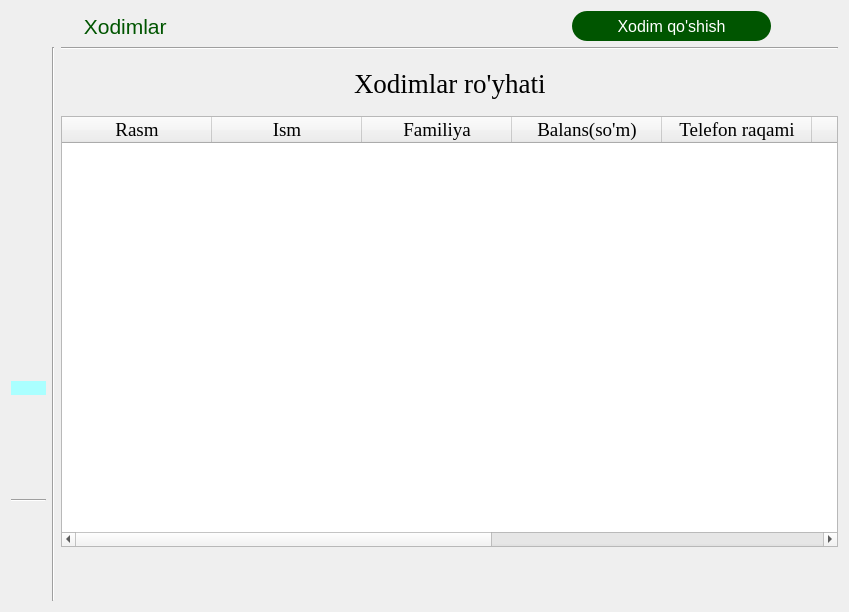
<?xml version="1.0" encoding="UTF-8"?>
<ui version="4.0">
 <class>Form</class>
 <widget class="QWidget" name="Form">
  <property name="geometry">
   <rect>
    <x>0</x>
    <y>0</y>
    <width>849</width>
    <height>612</height>
   </rect>
  </property>
  <property name="font">
   <font>
    <family>Times New Roman</family>
   </font>
  </property>
  <property name="windowTitle">
   <string>Xodimlar</string>
  </property>
  <layout class="QVBoxLayout" name="verticalLayout_3">
   <item>
    <layout class="QHBoxLayout" name="horizontalLayout_2" stretch="1,1,6,3,1">
     <item>
      <spacer name="horizontalSpacer">
       <property name="orientation">
        <enum>Qt::Horizontal</enum>
       </property>
       <property name="sizeHint" stdset="0">
        <size>
         <width>40</width>
         <height>20</height>
        </size>
       </property>
      </spacer>
     </item>
     <item>
      <widget class="QLabel" name="label">
       <property name="minimumSize">
        <size>
         <width>0</width>
         <height>30</height>
        </size>
       </property>
       <property name="font">
        <font>
         <family>MS Shell Dlg 2</family>
         <pointsize>16</pointsize>
        </font>
       </property>
       <property name="styleSheet">
        <string notr="true">color: rgb(0, 85, 0);</string>
       </property>
       <property name="text">
        <string> Xodimlar</string>
       </property>
      </widget>
     </item>
     <item>
      <spacer name="horizontalSpacer_3">
       <property name="orientation">
        <enum>Qt::Horizontal</enum>
       </property>
       <property name="sizeHint" stdset="0">
        <size>
         <width>40</width>
         <height>20</height>
        </size>
       </property>
      </spacer>
     </item>
     <item>
      <widget class="QPushButton" name="pushButton_2">
       <property name="minimumSize">
        <size>
         <width>0</width>
         <height>30</height>
        </size>
       </property>
       <property name="font">
        <font>
         <family>MS Shell Dlg 2</family>
         <pointsize>12</pointsize>
        </font>
       </property>
       <property name="mouseTracking">
        <bool>false</bool>
       </property>
       <property name="tabletTracking">
        <bool>false</bool>
       </property>
       <property name="acceptDrops">
        <bool>false</bool>
       </property>
       <property name="toolTip">
        <string/>
       </property>
       <property name="styleSheet">
        <string notr="true">color: rgb(255, 255, 255);
background-color: rgb(0, 85, 0);
border-radius: 15px;</string>
       </property>
       <property name="text">
        <string>  Xodim qo'shish  </string>
       </property>
      </widget>
     </item>
     <item>
      <spacer name="horizontalSpacer_4">
       <property name="orientation">
        <enum>Qt::Horizontal</enum>
       </property>
       <property name="sizeHint" stdset="0">
        <size>
         <width>40</width>
         <height>20</height>
        </size>
       </property>
      </spacer>
     </item>
    </layout>
   </item>
   <item>
    <layout class="QHBoxLayout" name="horizontalLayout_5">
     <item>
      <layout class="QHBoxLayout" name="horizontalLayout">
       <item>
        <layout class="QVBoxLayout" name="verticalLayout_4" stretch="2,2,0,2,2,2,2,1,2">
         <item>
          <widget class="QPushButton" name="pushButton_12">
           <property name="styleSheet">
            <string notr="true">border:none;
border-radius:20px;</string>
           </property>
           <property name="text">
            <string/>
           </property>
           <property name="icon">
            <iconset resource="resource.qrc">
             <normaloff>:/png/image/clarity_storage-line.png</normaloff>:/png/image/clarity_storage-line.png</iconset>
           </property>
           <property name="iconSize">
            <size>
             <width>40</width>
             <height>40</height>
            </size>
           </property>
          </widget>
         </item>
         <item>
          <widget class="QPushButton" name="pushButton_13">
           <property name="styleSheet">
            <string notr="true">border:none;
border-radius:20px;</string>
           </property>
           <property name="text">
            <string/>
           </property>
           <property name="icon">
            <iconset resource="resource.qrc">
             <normaloff>:/png/image/flat-color-icons_sales-performance.png</normaloff>:/png/image/flat-color-icons_sales-performance.png</iconset>
           </property>
           <property name="iconSize">
            <size>
             <width>40</width>
             <height>40</height>
            </size>
           </property>
          </widget>
         </item>
         <item>
          <widget class="QPushButton" name="pushButton_14">
           <property name="styleSheet">
            <string notr="true">border:none;
border-radius:20px;</string>
           </property>
           <property name="text">
            <string/>
           </property>
           <property name="icon">
            <iconset resource="resource.qrc">
             <normaloff>:/png/image/icons8_buy.png</normaloff>:/png/image/icons8_buy.png</iconset>
           </property>
           <property name="iconSize">
            <size>
             <width>40</width>
             <height>40</height>
            </size>
           </property>
          </widget>
         </item>
         <item>
          <widget class="QPushButton" name="pushButton_15">
           <property name="styleSheet">
            <string notr="true">border:none;
border-radius:20px;</string>
           </property>
           <property name="text">
            <string/>
           </property>
           <property name="icon">
            <iconset resource="resource.qrc">
             <normaloff>:/png/image/Group 93.png</normaloff>:/png/image/Group 93.png</iconset>
           </property>
           <property name="iconSize">
            <size>
             <width>40</width>
             <height>40</height>
            </size>
           </property>
          </widget>
         </item>
         <item>
          <widget class="QPushButton" name="pushButton_16">
           <property name="styleSheet">
            <string notr="true">border:none;
border-radius:20px;</string>
           </property>
           <property name="text">
            <string/>
           </property>
           <property name="icon">
            <iconset resource="resource.qrc">
             <normaloff>:/png/image/icon-park_history-query.png</normaloff>:/png/image/icon-park_history-query.png</iconset>
           </property>
           <property name="iconSize">
            <size>
             <width>40</width>
             <height>40</height>
            </size>
           </property>
          </widget>
         </item>
         <item>
          <widget class="QPushButton" name="pushButton_17">
           <property name="styleSheet">
            <string notr="true">border:none;
background-color: rgb(170, 255, 255);
border-radius:20px;</string>
           </property>
           <property name="text">
            <string/>
           </property>
           <property name="icon">
            <iconset resource="resource.qrc">
             <normaloff>:/png/image/emojione-monotone_construction-worker.png</normaloff>:/png/image/emojione-monotone_construction-worker.png</iconset>
           </property>
           <property name="iconSize">
            <size>
             <width>40</width>
             <height>40</height>
            </size>
           </property>
          </widget>
         </item>
         <item>
          <widget class="QPushButton" name="pushButton_19">
           <property name="styleSheet">
            <string notr="true">border:none;
border-radius:20px;</string>
           </property>
           <property name="text">
            <string/>
           </property>
           <property name="icon">
            <iconset resource="resource.qrc">
             <normaloff>:/png/image/fluent_history-20-filled.png</normaloff>:/png/image/fluent_history-20-filled.png</iconset>
           </property>
           <property name="iconSize">
            <size>
             <width>40</width>
             <height>40</height>
            </size>
           </property>
          </widget>
         </item>
         <item>
          <widget class="Line" name="line_4">
           <property name="orientation">
            <enum>Qt::Horizontal</enum>
           </property>
          </widget>
         </item>
         <item>
          <widget class="QPushButton" name="pushButton_20">
           <property name="styleSheet">
            <string notr="true">border:none;
border-radius:20px;</string>
           </property>
           <property name="text">
            <string/>
           </property>
           <property name="icon">
            <iconset resource="resource.qrc">
             <normaloff>:/png/image/image.png</normaloff>:/png/image/image.png</iconset>
           </property>
           <property name="iconSize">
            <size>
             <width>40</width>
             <height>40</height>
            </size>
           </property>
          </widget>
         </item>
        </layout>
       </item>
       <item>
        <widget class="Line" name="line_2">
         <property name="maximumSize">
          <size>
           <width>20</width>
           <height>16777215</height>
          </size>
         </property>
         <property name="font">
          <font>
           <family>MS Shell Dlg 2</family>
           <pointsize>14</pointsize>
           <weight>50</weight>
           <italic>false</italic>
           <bold>false</bold>
           <underline>false</underline>
           <strikeout>false</strikeout>
          </font>
         </property>
         <property name="styleSheet">
          <string notr="true">font: 14pt &quot;MS Shell Dlg 2&quot;;</string>
         </property>
         <property name="orientation">
          <enum>Qt::Vertical</enum>
         </property>
        </widget>
       </item>
      </layout>
     </item>
     <item>
      <layout class="QVBoxLayout" name="verticalLayout_2" stretch="1,1,8,1,0">
       <item>
        <widget class="Line" name="line_3">
         <property name="orientation">
          <enum>Qt::Horizontal</enum>
         </property>
        </widget>
       </item>
       <item>
        <layout class="QHBoxLayout" name="horizontalLayout_3">
         <item>
          <spacer name="horizontalSpacer_6">
           <property name="orientation">
            <enum>Qt::Horizontal</enum>
           </property>
           <property name="sizeHint" stdset="0">
            <size>
             <width>40</width>
             <height>20</height>
            </size>
           </property>
          </spacer>
         </item>
         <item>
          <widget class="QLabel" name="label_2">
           <property name="font">
            <font>
             <family>Times New Roman</family>
             <pointsize>20</pointsize>
            </font>
           </property>
           <property name="styleSheet">
            <string notr="true"/>
           </property>
           <property name="text">
            <string>Xodimlar ro'yhati</string>
           </property>
          </widget>
         </item>
         <item>
          <spacer name="horizontalSpacer_7">
           <property name="orientation">
            <enum>Qt::Horizontal</enum>
           </property>
           <property name="sizeHint" stdset="0">
            <size>
             <width>40</width>
             <height>20</height>
            </size>
           </property>
          </spacer>
         </item>
        </layout>
       </item>
       <item>
        <widget class="QTableWidget" name="tableWidget">
         <property name="font">
          <font>
           <family>Times New Roman</family>
           <pointsize>14</pointsize>
          </font>
         </property>
         <property name="gridStyle">
          <enum>Qt::SolidLine</enum>
         </property>
         <property name="rowCount">
          <number>0</number>
         </property>
         <attribute name="horizontalHeaderMinimumSectionSize">
          <number>60</number>
         </attribute>
         <attribute name="horizontalHeaderDefaultSectionSize">
          <number>150</number>
         </attribute>
         <attribute name="verticalHeaderDefaultSectionSize">
          <number>40</number>
         </attribute>
         <column>
          <property name="text">
           <string>Rasm</string>
          </property>
         </column>
         <column>
          <property name="text">
           <string>Ism</string>
          </property>
         </column>
         <column>
          <property name="text">
           <string>Familiya</string>
          </property>
         </column>
         <column>
          <property name="text">
           <string>Balans(so'm)</string>
          </property>
         </column>
         <column>
          <property name="text">
           <string>Telefon raqami</string>
          </property>
         </column>
         <column>
          <property name="text">
           <string>Manzil</string>
          </property>
         </column>
         <column>
          <property name="text">
           <string>Kasbi</string>
          </property>
         </column>
         <column>
          <property name="text">
           <string>Oyligi</string>
          </property>
         </column>
         <column>
          <property name="text">
           <string>Qo'shimcha</string>
          </property>
         </column>
        </widget>
       </item>
       <item>
        <spacer name="verticalSpacer">
         <property name="orientation">
          <enum>Qt::Vertical</enum>
         </property>
         <property name="sizeHint" stdset="0">
          <size>
           <width>20</width>
           <height>40</height>
          </size>
         </property>
        </spacer>
       </item>
       <item>
        <layout class="QHBoxLayout" name="horizontalLayout_4"/>
       </item>
      </layout>
     </item>
    </layout>
   </item>
  </layout>
 </widget>
 <resources>
  <include location="resource.qrc"/>
 </resources>
 <connections/>
</ui>
